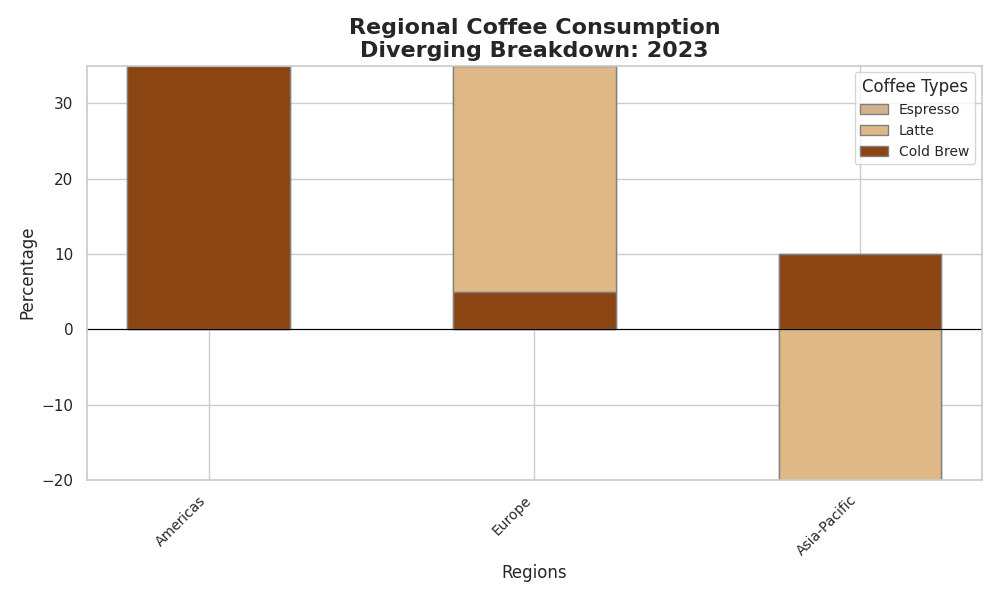

This figure's Python source:
import matplotlib.pyplot as plt
import numpy as np

regions = ['Americas', 'Europe', 'Asia-Pacific']
coffee_types = ['Espresso', 'Latte', 'Cold Brew']

# Adjust consumption data to be positive and negative values around 0 for diverging effect
consumption_data = np.array([
    [20, 15, -35],  
    [35, -30, -5],  
    [-20, 30, -10]  
])

fig, ax = plt.subplots(figsize=(10, 6))

bar_width = 0.5
indices = np.arange(len(regions))

bottoms = np.zeros(len(regions))

colors = ['#D2B48C', '#DEB887', '#8B4513']

# Plot diverging bars for each coffee type
for i, coffee_type in enumerate(coffee_types):
    ax.bar(indices, consumption_data[:, i], bar_width, bottom=bottoms, label=coffee_type, 
           color=colors[i], edgecolor='grey')
    bottoms += consumption_data[:, i]  # Update bottoms to stack bars

ax.set_xlabel('Regions', fontsize=12)
ax.set_ylabel('Percentage', fontsize=12)
ax.set_title('Regional Coffee Consumption\nDiverging Breakdown: 2023', fontsize=16, weight='bold')
ax.set_xticks(indices)
ax.set_xticklabels(regions, rotation=45, ha='right', fontsize=10)
ax.axhline(0, color='black', linewidth=0.8)
ax.legend(title='Coffee Types', fontsize=10)

plt.tight_layout()
plt.show()
